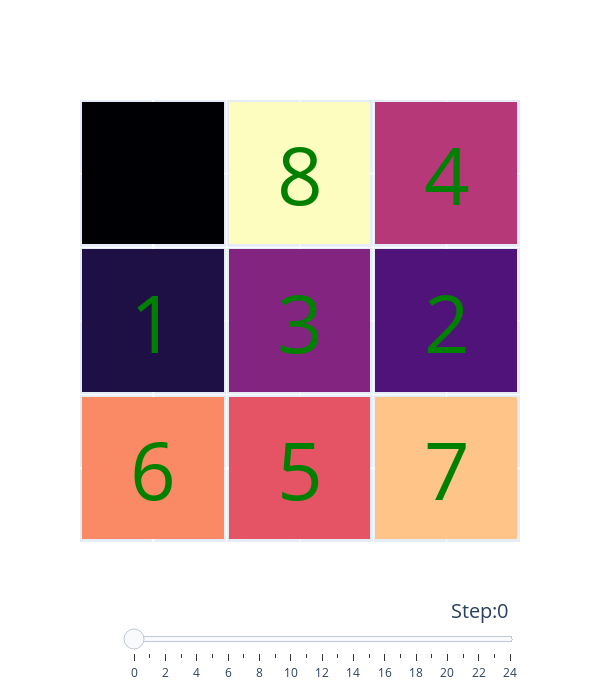

Notebook code for this chart:
### Code cell
fig=animacion(l);
fig.show()

### Figure 1 — Plotly figure (JSON) as saved in the notebook; plotly's stock layout.template omitted (floating-point values rounded to 4 significant figures)
{"data": [{"colorscale": [[0, "#000004"], [0.1111, "#180f3d"], [0.2222, "#440f76"], [0.3333, "#721f81"], [0.4444, "#9e2f7f"], [0.5556, "#cd4071"], [0.6667, "#f1605d"], [0.7778, "#fd9668"], [0.8889, "#feca8d"], [1, "#fcfdbf"]], "showscale": false, "type": "heatmap", "x": [0, 1, 2], "xgap": 5, "y": [0, 1, 2], "ygap": 5, "z": [[6, 5, 7], [1, 3, 2], [0, 8, 4]]}], "layout": {"annotations": [{"font": {"color": "green", "size": 80}, "showarrow": false, "text": "6", "x": 0, "xref": "x", "y": 0, "yref": "y"}, {"font": {"color": "green", "size": 80}, "showarrow": false, "text": "5", "x": 1, "xref": "x", "y": 0, "yref": "y"}, {"font": {"color": "green", "size": 80}, "showarrow": false, "text": "7", "x": 2, "xref": "x", "y": 0, "yref": "y"}, {"font": {"color": "green", "size": 80}, "showarrow": false, "text": "1", "x": 0, "xref": "x", "y": 1, "yref": "y"}, {"font": {"color": "green", "size": 80}, "showarrow": false, "text": "3", "x": 1, "xref": "x", "y": 1, "yref": "y"}, {"font": {"color": "green", "size": 80}, "showarrow": false, "text": "2", "x": 2, "xref": "x", "y": 1, "yref": "y"}, {"font": {"color": "green", "size": 80}, "showarrow": false, "text": "", "x": 0, "xref": "x", "y": 2, "yref": "y"}, {"font": {"color": "green", "size": 80}, "showarrow": false, "text": "8", "x": 1, "xref": "x", "y": 2, "yref": "y"}, {"font": {"color": "green", "size": 80}, "showarrow": false, "text": "4", "x": 2, "xref": "x", "y": 2, "yref": "y"}], "height": 700, "sliders": [{"active": 0, "currentvalue": {"font": {"size": 20}, "prefix": "Step:", "visible": true, "xanchor": "right"}, "len": 0.9, "pad": {"b": 10, "t": 50}, "steps": [{"args": [[0], {"frame": {"duration": 300, "redraw": true}, "mode": "immediate", "transition": {"duration": 300}}], "label": "0", "method": "animate"}, {"args": [[1], {"frame": {"duration": 300, "redraw": true}, "mode": "immediate", "transition": {"duration": 300}}], "label": "1", "method": "animate"}, {"args": [[2], {"frame": {"duration": 300, "redraw": true}, "mode": "immediate", "transition": {"duration": 300}}], "label": "2", "method": "animate"}, {"args": [[3], {"frame": {"duration": 300, "redraw": true}, "mode": "immediate", "transition": {"duration": 300}}], "label": "3", "method": "animate"}, {"args": [[4], {"frame": {"duration": 300, "redraw": true}, "mode": "immediate", "transition": {"duration": 300}}], "label": "4", "method": "animate"}, {"args": [[5], {"frame": {"duration": 300, "redraw": true}, "mode": "immediate", "transition": {"duration": 300}}], "label": "5", "method": "animate"}, {"args": [[6], {"frame": {"duration": 300, "redraw": true}, "mode": "immediate", "transition": {"duration": 300}}], "label": "6", "method": "animate"}, {"args": [[7], {"frame": {"duration": 300, "redraw": true}, "mode": "immediate", "transition": {"duration": 300}}], "label": "7", "method": "animate"}, {"args": [[8], {"frame": {"duration": 300, "redraw": true}, "mode": "immediate", "transition": {"duration": 300}}], "label": "8", "method": "animate"}, {"args": [[9], {"frame": {"duration": 300, "redraw": true}, "mode": "immediate", "transition": {"duration": 300}}], "label": "9", "method": "animate"}, {"args": [[10], {"frame": {"duration": 300, "redraw": true}, "mode": "immediate", "transition": {"duration": 300}}], "label": "10", "method": "animate"}, {"args": [[11], {"frame": {"duration": 300, "redraw": true}, "mode": "immediate", "transition": {"duration": 300}}], "label": "11", "method": "animate"}, {"args": [[12], {"frame": {"duration": 300, "redraw": true}, "mode": "immediate", "transition": {"duration": 300}}], "label": "12", "method": "animate"}, {"args": [[13], {"frame": {"duration": 300, "redraw": true}, "mode": "immediate", "transition": {"duration": 300}}], "label": "13", "method": "animate"}, {"args": [[14], {"frame": {"duration": 300, "redraw": true}, "mode": "immediate", "transition": {"duration": 300}}], "label": "14", "method": "animate"}, {"args": [[15], {"frame": {"duration": 300, "redraw": true}, "mode": "immediate", "transition": {"duration": 300}}], "label": "15", "method": "animate"}, {"args": [[16], {"frame": {"duration": 300, "redraw": true}, "mode": "immediate", "transition": {"duration": 300}}], "label": "16", "method": "animate"}, {"args": [[17], {"frame": {"duration": 300, "redraw": true}, "mode": "immediate", "transition": {"duration": 300}}], "label": "17", "method": "animate"}, {"args": [[18], {"frame": {"duration": 300, "redraw": true}, "mode": "immediate", "transition": {"duration": 300}}], "label": "18", "method": "animate"}, {"args": [[19], {"frame": {"duration": 300, "redraw": true}, "mode": "immediate", "transition": {"duration": 300}}], "label": "19", "method": "animate"}, {"args": [[20], {"frame": {"duration": 300, "redraw": true}, "mode": "immediate", "transition": {"duration": 300}}], "label": "20", "method": "animate"}, {"args": [[21], {"frame": {"duration": 300, "redraw": true}, "mode": "immediate", "transition": {"duration": 300}}], "label": "21", "method": "animate"}, {"args": [[22], {"frame": {"duration": 300, "redraw": true}, "mode": "immediate", "transition": {"duration": 300}}], "label": "22", "method": "animate"}, {"args": [[23], {"frame": {"duration": 300, "redraw": true}, "mode": "immediate", "transition": {"duration": 300}}], "label": "23", "method": "animate"}, {"args": [[24], {"frame": {"duration": 300, "redraw": true}, "mode": "immediate", "transition": {"duration": 300}}], "label": "24", "method": "animate"}], "transition": {"duration": 300, "easing": "cubic-in-out"}, "x": 0.1, "xanchor": "left", "y": 0, "yanchor": "top"}], "width": 600, "xaxis": {"showticklabels": false}, "yaxis": {"showticklabels": false}}}
